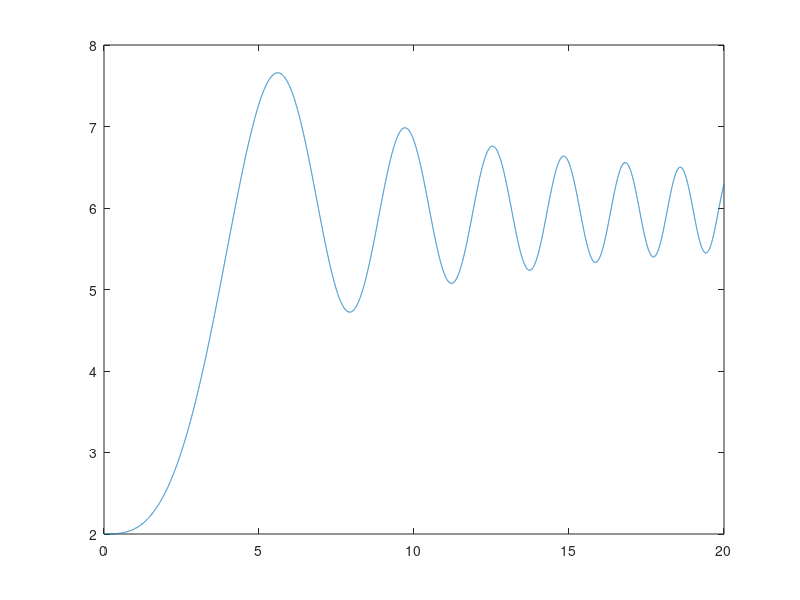

Here is the MATLAB script that generated this plot:
clear
x0 = 2;
t0 = 0;
dt = 0.001;
tmax = 20;
tvec = t0:dt:tmax;
xvec = zeros(size(tvec));
x(1) = x0;
for i = 2:length(tvec)
    tval = tvec(i);
    dx = 2 * sin(0.1 * tval * tval);
    x(i) = x(i-1) + dx * dt;
end
plot(tvec,x);